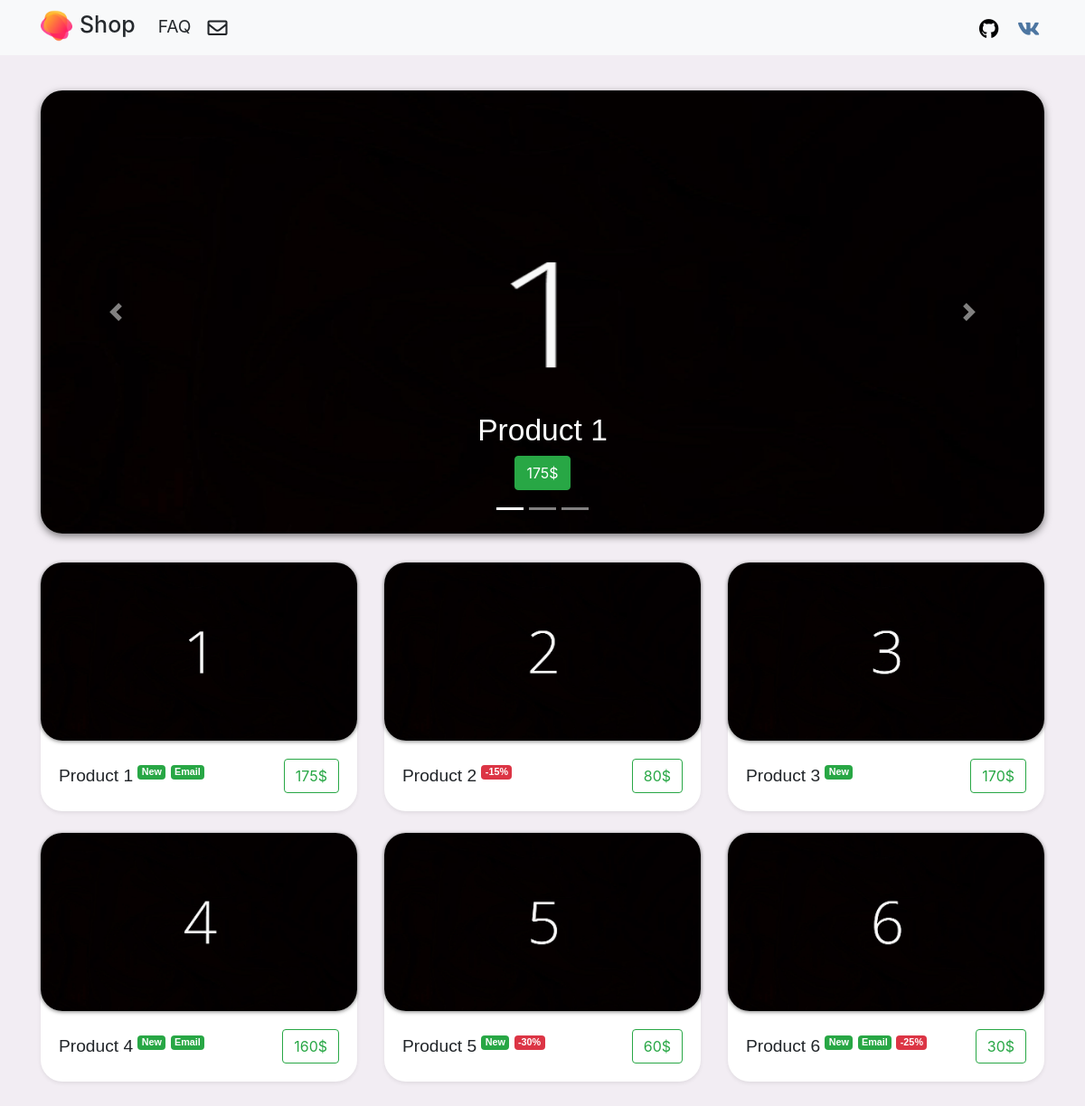
The page / on the database its author committed.
### Shop/apps/mainapp/models.py (models this page shows, shortened)
class Settings(models.Model):
    YES_NO = (
        ('YES', 'YES'),
        ('NO', 'NO')
    )
    BUTTON_STYLE = (
        ('primary', 'primary'),
        ('secondary', 'secondary'),
        ('success', 'success'),
        ('danger', 'danger'),
        ('warning', 'warning'),
        ('info', 'info'),
        ('light', 'light'),
        ('dark', 'dark'),
    )
    name = models.CharField("Configuration name", max_length=50, null=False, default="Site settings")
    background = models.CharField("Site background", max_length=50, null=False, default="#f2edf3")
    slyder = models.CharField("Slider on the home page", max_length=50, null=True, choices=YES_NO, default="YES")
    loader = models.CharField("Website loading animation", max_length=50, null=True, choices=YES_NO, default="YES")
    loader_time = models.CharField("Site load time", max_length=50, null=False, default="2500")
    animation = models.CharField("Speed of animations on the site", max_length=50, null=False, default="1200")
    ico_image = models.ImageField("Website icon in the browser bar (16x16)", default="default_ico.ico", null=True, blank=True)
    logo_image = models.ImageField("Site logo", default="default_logo.svg", null=True, blank=True)
    logo_image_width = models.CharField("Site logo (width)", max_length=50, null=False, default="35")
    logo_text = models.CharField("Text next to the logo", max_length=50, null=False, default="Shop")
    ban_image = models.ImageField("Photo on the ban page", default="default_ban.png", null=True, blank=True)
    support = models.CharField("Feedback (Icon next to the logo)", max_length=50, null=True, choices=YES_NO, default="NO")
    buttons_style = models.CharField("Website buttons color", max_length=50, null=True, choices=BUTTON_STYLE, default="success")
    key_color = models.CharField("KEY icon settings\nKey icon color", max_length=100, null=False, default="#EB2F83")
    border_key = models.CharField("Frame color", max_length=100, null=False, default="#EB2F83")
    background_key = models.CharField("Background color", max_length=100, null=False, default="#fff")
    border_radius_key = models.CharField("Border radius", max_length=100, null=False, default="1rem")
    padding_top_bottom_key = models.CharField("Padding top + bottom", max_length=100, null=False, default="8px")
    padding_left_right_key = models.CharField("Padding left + right", max_length=100, null=False, default="10px")
    class Meta:
        verbose_name = "Site settings"
        verbose_name_plural = "Site settings"

class Messenger(models.Model):
    name = models.CharField("Social network name", max_length=100, null=False)
    link = models.CharField("Link", max_length=1000, null=False)
    icon = models.CharField("Icon (fontawesome.com)", max_length=100, null=False)
    color = models.CharField("Icon color", max_length=100, null=False)
    size = models.CharField("Icon size", max_length=100, null=False, default="22px")
    class Meta:
        verbose_name = "Social networks (Feedback)"
        verbose_name_plural = "Social networks (Feedback)"

class Slider(models.Model):
    product = models.ForeignKey(Product, on_delete=models.CASCADE)
    class Meta:
        verbose_name = "Slider on the home page"
        verbose_name_plural = "Slider on the home page"

class Product(models.Model):
    STATUS = (
        ('Active', 'Active'),
        ('Disabled', 'Disabled')
    )
    YES_NO = (
        ('YES', 'YES'),
        ('NO', 'NO')
    )
    DISCOUNT = (
        ('0', '0'), ('5', '5'), ('10', '10'), ('15', '15'), ('20', '20'), ('25', '25'), ('30', '30'), ('35', '35'), ('40', '40'), ('45', '45'), ('50', '50'), ('55', '55'), ('60', '60'), ('65', '65'), ('70', '70'), ('75', '75'), ('80', '80'), ('85', '85'), ('90', '90'), ('95', '95')
    )
    GUARANTEE = (
        ('1 day', '1 day'),
        ('2 days', '2 days'),
        ('3 days', '3 days'),
        ('1 week', '1 week'),
        ('14 days', '14 days'),
        ('1 month', '1 month'),
        ('3 months', '3 months'),
        ('1 year', '1 year'),
        ('Eternal', 'Eternal'),
        ('NO', 'NO')
    )
    KEY_ACCOUNT = (
        ('KEY', 'KEY'),
        ('ACCOUNT', 'ACCOUNT')
    )
    name = models.CharField("Title", max_length=1000, null=True)
    description = models.TextField("Description", max_length=50000, null=True, default="NONE")
    notes = models.TextField("Notes", max_length=50000, null=True, default="NONE")
    category = models.ForeignKey(Category, verbose_name="Category", on_delete=models.SET_NULL, null=True)
    status = models.CharField("Status", max_length=50, null=True, choices=STATUS)
    key_account = models.CharField("Key or account?", max_length=50, null=True, choices=KEY_ACCOUNT)
    email = models.CharField("Mail availability", max_length=50, null=True, choices=YES_NO)
    new = models.CharField("New?", max_length=50, null=True, choices=YES_NO)
    discount = models.CharField("Discount (default=0)", max_length=50, null=True, choices=DISCOUNT, default=0)
    guarantee = models.CharField("Warranty", max_length=50, null=True, choices=GUARANTEE)
    price = models.IntegerField("Price", null=False, default=0)
    image = models.ImageField("Cover (16/9)", default="default_image.png", null=True, blank=True)
    data_created = models.DateField(auto_now_add=True, null=False)
    class Meta:
        verbose_name = "Products"
        verbose_name_plural = "Products"

### Shop/apps/mainapp/views.py (the view, shortened to what this page needs)
# urls.py: path('', views.home, name='home'),
def home(request):
    ip = get_ip(request)
    ban = Ban.objects.filter(ip=ip)
    if ban:
        return redirect('BAN')
    else:
        faq = FAQ.objects.all()
        settings = Settings.objects.all()
        slider = Slider.objects.all()
        messenger = Messenger.objects.all()
        answers = Support.objects.filter(ip=ip)
        support_form = SupportFrom()
        if slider:
            first_slide = slider[0]
            slider_num = []
            for i in slider:
                slider_num.append(i)
            slider_num.pop(0)
        else:
            first_slide = "NO"
            slider_num = "NO"
        context = {'products': Product.objects.all(), 'FAQ': faq, 'settings':settings, 'answers':answers, 'support_form':support_form, 'messenger':messenger, 'first_slide':first_slide, 'slider_num':slider_num, 'title': 'Main page'}
        return render(request, 'home.html', context)

### Shop/apps/mainapp/views.py (called while the page is built)
def get_ip(request):
    return request.META.get('HTTP_X_FORWARDED_FOR', request.META.get('REMOTE_ADDR', '')).split(',')[0].strip()

### Shop/apps/mainapp/templates/home.html (shortened to what this page needs)
{% extends '@main.html' %}
{% load static %}
{% block content %}
    {% for i in settings %}
        {% if i.slyder == "YES" %}
            {% if first_slide != "NO" %}
              <div class="container" data-aos="fade-down">
                <section class="jumbotron text-center" style="background-color: #fff;">
                    <div id="carouselExampleControls" class="carousel slide main-carousel" data-ride="Carousel_product">
                        <ol class="carousel-indicators">
                            <li data-target="#Carousel_product" data-slide-to="{{ first_slide.id }}" class="active"></li>
                            {% for i in slider_num %}
                              <li data-target="#Carousel_product" data-slide-to="{{ i.id }}"></li>
                            {% endfor %}
                        </ol>
                        <div class="carousel-inner" style="box-shadow: 0px 3px 8px rgba(0,0,0,0.5);">
                        {% if first_slide.product in products %}
                          <div class="carousel-item active">
                              <img src="{{ first_slide.product.image.url }}" class="card-img-top model-img">
                              <div class="container">
                                <div class="carousel-caption">
                                  <h2>{{ first_slide.product.name }}</h2>
                                  {% for j in settings %}
                                    <p><a class="btn btn-md btn-{{ j.buttons_style }}" href="{% url 'product' first_slide.product.id %}" role="button">{{ first_slide.product.price }}$</a></p>
                                  {% endfor %}
                                </div>
                              </div>
                          </div>
                        {% endif %}
                        </div>
                        <a class="carousel-control-prev" href="#carouselExampleControls" role="button" data-slide="prev">
                        <span class="carousel-control-prev-icon" aria-hidden="true"></span>
                        </a>
                        <a class="carousel-control-next" href="#carouselExampleControls" role="button" data-slide="next">
                        <span class="carousel-control-next-icon" aria-hidden="true"></span>
                        </a>
                    </div>
                </section>
              </div>
            {% endif %}
        {% endif %}
    {% endfor %}
      <div class="container">
        <div class="row">
          {% for i in products %}
            {% if i.status == "Active" %}
              <div class="col-lg-4" data-aos="zoom-in">
                <div class="card mb-4 shadow-sm">
                    <div class="card">
                      <img src="{{i.image.url}}" class="card-img-top product-img">
                    </div>
                    <div class="card-body">
                    <div class="d-flex justify-content-between align-items-center">
                        <h4 class="card-title" style="font-size: 1.2rem;">
                            {% if i.new == "YES" and i.email == "YES" and i.discount != "0" %}
                              <b class="home-product-text" style="font-weight: 500; display: inline;">{{ i.name|truncatechars:11 }}</b>
                            {% endif %}
                            {% if i.new == "YES" and i.email == "YES" and i.discount == "0" %}
                              <b class="home-product-text" style="font-weight: 500; display: inline;">{{ i.name|truncatechars:14  }}</b>
                            {% endif %}
                            {% if i.new == "YES" and i.discount != "0" and i.email != "YES" %}
                              <b class="home-product-text" style="font-weight: 500; display: inline;">{{ i.name|truncatechars:15  }}</b>
                            {% endif %}
                            {% if i.new == "YES" and i.discount == "0" and i.email != "YES" %}
                              <b class="home-product-text" style="font-weight: 500; display: inline;">{{ i.name|truncatechars:19  }}</b>
                            {% endif %}
                            {% if i.discount != "0" and i.new != "YES" and i.email != "YES" %}
                              <b class="home-product-text" style="font-weight: 500; display: inline;">{{ i.name|truncatechars:18  }}</b>
                            {% endif %}
                            {% if i.new == "YES" %}
                              <sup><span class="badge badge-success">New</span></sup>
                            {% endif %}
                            {% if i.email == "YES" %}
                              <sup><span class="badge badge-success">Email</span></sup>
                            {% endif %}
                            {% if i.discount != "0" %}
                              <sup><span class="badge badge-danger">-{{ i.discount }}%</span></sup>
                            {% endif %}
                        </h4>
                        {% for j in settings %}
                            <a href="{% url 'product' i.id %}"><button type="button" class="btn btn-outline-{{ j.buttons_style }}">{{ i.price }}$</button></a>
                        {% endfor %}
                    </div>
                  </div>
                </div>
              </div>
            {% endif %}
          {% endfor %}
          </div>
        </div>
      </div>
{% endblock content %}

### Shop/apps/mainapp/templates/@main.html (shortened to what this page needs)
<head>
  <link href="https://unpkg.com/aos@2.3.1/dist/aos.css" rel="stylesheet">
  <link rel="stylesheet" href="https://use.fontawesome.com/releases/v5.14.0/css/all.css">
  <link rel="stylesheet" href="https://stackpath.bootstrapcdn.com/bootstrap/4.4.1/css/bootstrap.min.css">
</head>
<body {% for i in settings %}style="background: {{ i.background }};"{% endfor %}>
<div class="content">
  <nav class="navbar header fixed-top navbar-light bg-light">
    <div class="container">
      <a class="navbar-brand" style="margin-right: .5rem;" href="{% url 'home' %}">
        {% for i in settings %}
          <img class="navbar-img" src="{{ i.logo_image.url }}" width="{{ i.logo_image_width }}">
          <a class="h3" style="margin-right: 1rem;" href="{% url 'home' %}">{{ i.logo_text }}</a>
        {% endfor %}
      </a>
      <ul class="nav mr-auto">
        <li class="nav-item active">
          {% if FAQ %}
            <a class="nav-link active nav-text" href="{% url 'FAQ' %}">FAQ</a>
          {% endif %}
        </li>
        <li class="nav-item">
        {% for i in settings %}
          {% if i.support == "YES" %}
            <a class="nav-link support" data-toggle="modal" data-target="#exampleModal2"><i class="far fa-envelope"></i></a>
          {% endif %}
        {% endfor %}
        </li>
      </ul>
      <ul class="nav justify-content-end">
        {% for i in messenger %}
          <li class="nav-item">
            <a class="nav-link active" style="font-size:{{ i.size }}; color:{{ i.color }}; padding-right: 5px;" href="{{ i.link }}">{{ i.icon|safe }}</a>
          </li>
        {% endfor %}
      </ul>
    </div>
  </nav>
  <div class="main">
    {% block content %}
    {% endblock %}
  </div>
</body>

### Shop/apps/mainapp/templates/@main.html (style rules this page uses)
body { margin:0;padding:0; }
html,body { height:100%; }
.header { position: fixed; top: 0; left: 0; width: 100%; transition: all .3s ease; }

### Shop/apps/mainapp/templates/home.html (style rules this page uses)
.content { height: 100vh; width: 100%; background: #f2edf3; display: none; }

### rows shown on the page
Settings: logo_image (picture), logo_text "Shop", support "YES" (drawn), product.image (picture)
Slider: product.name "Product 1", product.price "175"
Product: image (picture), name "Product 1", new "New", email "Email", price "175"
Product: image (picture), name "Product 2", discount "15", price "80"
Product: image (picture), name "Product 3", new "New", price "170"
Product: image (picture), name "Product 4", new "New", email "Email", price "160"
Product: image (picture), name "Product 5", new "New", discount "30", price "60"
Product: image (picture), name "Product 6", new "New", email "Email", discount "25", price "30"
